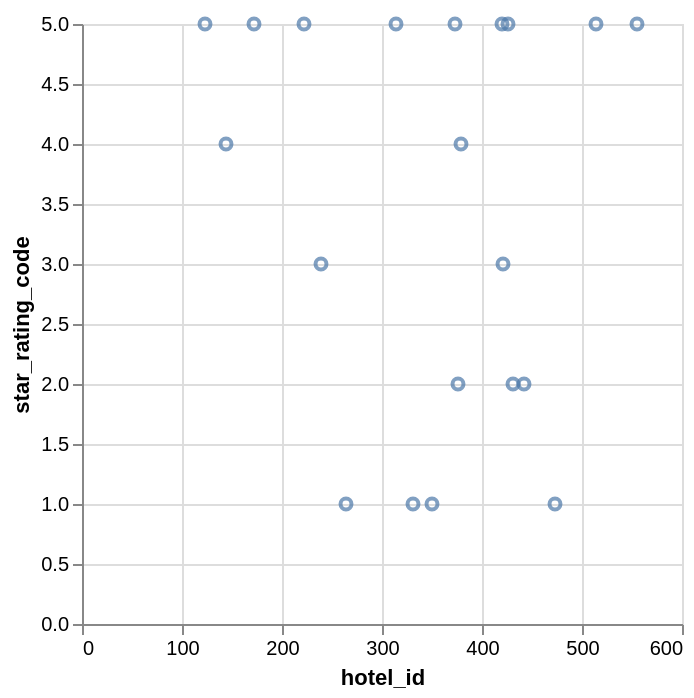

Here is the Vega-Lite specification saved for this chart:
### Vega-Lite specification from a JSON file in a GitHub repository (floating-point values rounded to 4 significant figures)
{"data": {"values": [{"x_data": 431, "y_data": 2}, {"x_data": 426, "y_data": 5}, {"x_data": 473, "y_data": 1}, {"x_data": 555, "y_data": 5}, {"x_data": 420, "y_data": 5}, {"x_data": 172, "y_data": 5}, {"x_data": 264, "y_data": 1}, {"x_data": 442, "y_data": 2}, {"x_data": 514, "y_data": 5}, {"x_data": 123, "y_data": 5}, {"x_data": 421, "y_data": 3}, {"x_data": 379, "y_data": 4}, {"x_data": 373, "y_data": 5}, {"x_data": 314, "y_data": 5}, {"x_data": 144, "y_data": 4}, {"x_data": 222, "y_data": 5}, {"x_data": 239, "y_data": 3}, {"x_data": 331, "y_data": 1}, {"x_data": 350, "y_data": 1}, {"x_data": 376, "y_data": 2}]}, "mark": "point", "encoding": {"x": {"field": "x_data", "type": "quantitative", "title": "hotel_id"}, "y": {"field": "y_data", "type": "quantitative", "title": "star_rating_code"}}}
